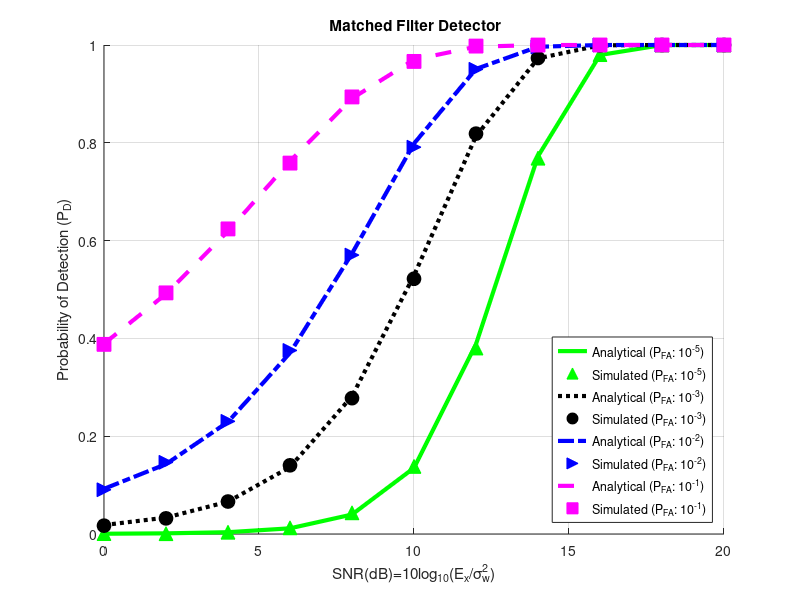

Write MATLAB code to recreate this figure.
%%% MFD 
close all;
clear all;
clc;

%% Initialization
K = 10^4;    % Number of Monte carlo iterations
N = 8;       % Number of symbols
Pfa = [10^-5, 10^-3, 10^-2, 10^-1];    % Range for Probability of False Alarm
snr_dB = [0:2:20];             % SNR values in dB
snr = 10.^(snr_dB./10);
a = 2;
s = ((2*randi([0,1],N,1))-1);  % Independent BPSK modulated symbols (Deterministic and known)
x = a*s;
Ex = x'*x;
varw = Ex./snr;          % Noise variance


%% Signal detection
for ii = 1:length(snr_dB)
    for kk = 1:K          % Monte carlo iterations
        w = sqrt(varw(ii))*randn(N,1);  
        y = x+w;          % Received signal
        T(kk) = x'*y;     % Test Statistic under H_1
    end
    %%% Performance
    gamma = sqrt(Ex*varw(ii))*qfuncinv(Pfa);         %  Threshold value
    for jj = 1:length(gamma)
        Pd_sim(ii,jj) = length(find(T>gamma(jj)))/K;  % Probability of detection simulated
    end
    Pd_th(ii,:) = qfunc(qfuncinv(Pfa)-sqrt(snr(ii)));% Probability of detection analytical     
end

%% Figures
hold on;
grid on;
plot(snr_dB, Pd_th(:,1),'g-','LineWidth',3);
plot(snr_dB, Pd_sim(:,1),'g^','MarkerFaceColor','g','MarkerSize',10);
plot(snr_dB, Pd_th(:,2),'k:','LineWidth',3);
plot(snr_dB, Pd_sim(:,2),'ko','MarkerFaceColor','k','MarkerSize',10);
plot(snr_dB, Pd_th(:,3),'b-.','LineWidth',3);
plot(snr_dB, Pd_sim(:,3),'b>','MarkerFaceColor','b','MarkerSize',10);
plot(snr_dB, Pd_th(:,4),'m--','LineWidth',3);
plot(snr_dB, Pd_sim(:,4),'m s','MarkerFaceColor','m','MarkerSize',10);
xlabel('SNR(dB)=10log_{10}({E_x}/{\sigma^2_w})')
ylabel('Probability of Detection (P_D)')
legend('Analytical (P_{FA}: 10^{-5})','Simulated (P_{FA}: 10^{-5})','Analytical (P_{FA}: 10^{-3})','Simulated (P_{FA}: 10^{-3})','Analytical (P_{FA}: 10^{-2})','Simulated (P_{FA}: 10^{-2})','Analytical (P_{FA}: 10^{-1})','Simulated (P_{FA}: 10^{-1})','Location','southeast')
title(' Matched Filter Detector')